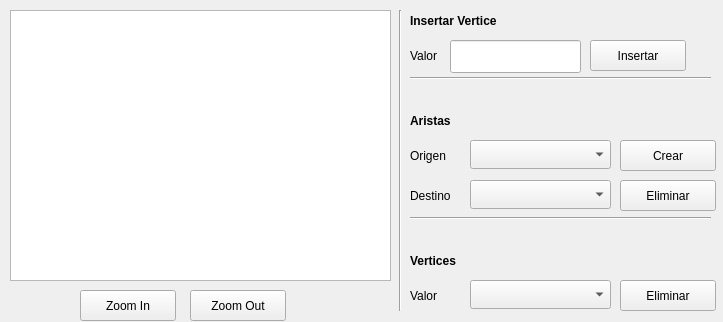
<?xml version="1.0" encoding="UTF-8"?>
<ui version="4.0">
 <class>GrafoForm</class>
 <widget class="QWidget" name="GrafoForm">
  <property name="geometry">
   <rect>
    <x>0</x>
    <y>0</y>
    <width>723</width>
    <height>322</height>
   </rect>
  </property>
  <property name="windowTitle">
   <string>Form</string>
  </property>
  <widget class="QGraphicsView" name="painter">
   <property name="geometry">
    <rect>
     <x>10</x>
     <y>10</y>
     <width>381</width>
     <height>271</height>
    </rect>
   </property>
  </widget>
  <widget class="QLabel" name="label">
   <property name="geometry">
    <rect>
     <x>410</x>
     <y>10</y>
     <width>121</width>
     <height>21</height>
    </rect>
   </property>
   <property name="font">
    <font>
     <weight>75</weight>
     <bold>true</bold>
    </font>
   </property>
   <property name="text">
    <string>Insertar Vertice</string>
   </property>
  </widget>
  <widget class="QLabel" name="label_2">
   <property name="geometry">
    <rect>
     <x>410</x>
     <y>40</y>
     <width>41</width>
     <height>31</height>
    </rect>
   </property>
   <property name="text">
    <string>Valor</string>
   </property>
  </widget>
  <widget class="QLineEdit" name="txtValor">
   <property name="geometry">
    <rect>
     <x>450</x>
     <y>40</y>
     <width>131</width>
     <height>33</height>
    </rect>
   </property>
  </widget>
  <widget class="QPushButton" name="insertar">
   <property name="geometry">
    <rect>
     <x>590</x>
     <y>40</y>
     <width>96</width>
     <height>31</height>
    </rect>
   </property>
   <property name="text">
    <string>Insertar</string>
   </property>
  </widget>
  <widget class="QLabel" name="label_3">
   <property name="geometry">
    <rect>
     <x>410</x>
     <y>140</y>
     <width>51</width>
     <height>31</height>
    </rect>
   </property>
   <property name="text">
    <string>Origen</string>
   </property>
  </widget>
  <widget class="QLabel" name="label_4">
   <property name="geometry">
    <rect>
     <x>410</x>
     <y>110</y>
     <width>101</width>
     <height>21</height>
    </rect>
   </property>
   <property name="font">
    <font>
     <weight>75</weight>
     <bold>true</bold>
    </font>
   </property>
   <property name="text">
    <string>Aristas</string>
   </property>
  </widget>
  <widget class="QComboBox" name="cmbOrigen">
   <property name="geometry">
    <rect>
     <x>470</x>
     <y>140</y>
     <width>141</width>
     <height>29</height>
    </rect>
   </property>
  </widget>
  <widget class="QLabel" name="label_5">
   <property name="geometry">
    <rect>
     <x>410</x>
     <y>180</y>
     <width>51</width>
     <height>31</height>
    </rect>
   </property>
   <property name="text">
    <string>Destino</string>
   </property>
  </widget>
  <widget class="QComboBox" name="cmbDestino">
   <property name="geometry">
    <rect>
     <x>470</x>
     <y>180</y>
     <width>141</width>
     <height>29</height>
    </rect>
   </property>
  </widget>
  <widget class="QPushButton" name="crearArista">
   <property name="geometry">
    <rect>
     <x>620</x>
     <y>140</y>
     <width>96</width>
     <height>31</height>
    </rect>
   </property>
   <property name="text">
    <string>Crear</string>
   </property>
  </widget>
  <widget class="QPushButton" name="eliminarArista">
   <property name="geometry">
    <rect>
     <x>620</x>
     <y>180</y>
     <width>96</width>
     <height>31</height>
    </rect>
   </property>
   <property name="text">
    <string>Eliminar</string>
   </property>
  </widget>
  <widget class="QLabel" name="label_6">
   <property name="geometry">
    <rect>
     <x>410</x>
     <y>280</y>
     <width>51</width>
     <height>31</height>
    </rect>
   </property>
   <property name="text">
    <string>Valor</string>
   </property>
  </widget>
  <widget class="QComboBox" name="cmbVertice">
   <property name="geometry">
    <rect>
     <x>470</x>
     <y>280</y>
     <width>141</width>
     <height>29</height>
    </rect>
   </property>
  </widget>
  <widget class="QPushButton" name="eliminarVertice">
   <property name="geometry">
    <rect>
     <x>620</x>
     <y>280</y>
     <width>96</width>
     <height>31</height>
    </rect>
   </property>
   <property name="text">
    <string>Eliminar</string>
   </property>
  </widget>
  <widget class="QLabel" name="label_7">
   <property name="geometry">
    <rect>
     <x>410</x>
     <y>250</y>
     <width>101</width>
     <height>21</height>
    </rect>
   </property>
   <property name="font">
    <font>
     <weight>75</weight>
     <bold>true</bold>
    </font>
   </property>
   <property name="text">
    <string>Vertices</string>
   </property>
  </widget>
  <widget class="Line" name="line">
   <property name="geometry">
    <rect>
     <x>390</x>
     <y>10</y>
     <width>20</width>
     <height>301</height>
    </rect>
   </property>
   <property name="orientation">
    <enum>Qt::Vertical</enum>
   </property>
  </widget>
  <widget class="Line" name="line_2">
   <property name="geometry">
    <rect>
     <x>410</x>
     <y>70</y>
     <width>301</width>
     <height>16</height>
    </rect>
   </property>
   <property name="orientation">
    <enum>Qt::Horizontal</enum>
   </property>
  </widget>
  <widget class="Line" name="line_3">
   <property name="geometry">
    <rect>
     <x>410</x>
     <y>210</y>
     <width>301</width>
     <height>16</height>
    </rect>
   </property>
   <property name="orientation">
    <enum>Qt::Horizontal</enum>
   </property>
  </widget>
  <widget class="QPushButton" name="zoomIn">
   <property name="geometry">
    <rect>
     <x>80</x>
     <y>290</y>
     <width>96</width>
     <height>31</height>
    </rect>
   </property>
   <property name="text">
    <string>Zoom In</string>
   </property>
  </widget>
  <widget class="QPushButton" name="zoomOut">
   <property name="geometry">
    <rect>
     <x>190</x>
     <y>290</y>
     <width>96</width>
     <height>31</height>
    </rect>
   </property>
   <property name="text">
    <string>Zoom Out</string>
   </property>
  </widget>
 </widget>
 <resources/>
 <connections/>
</ui>
